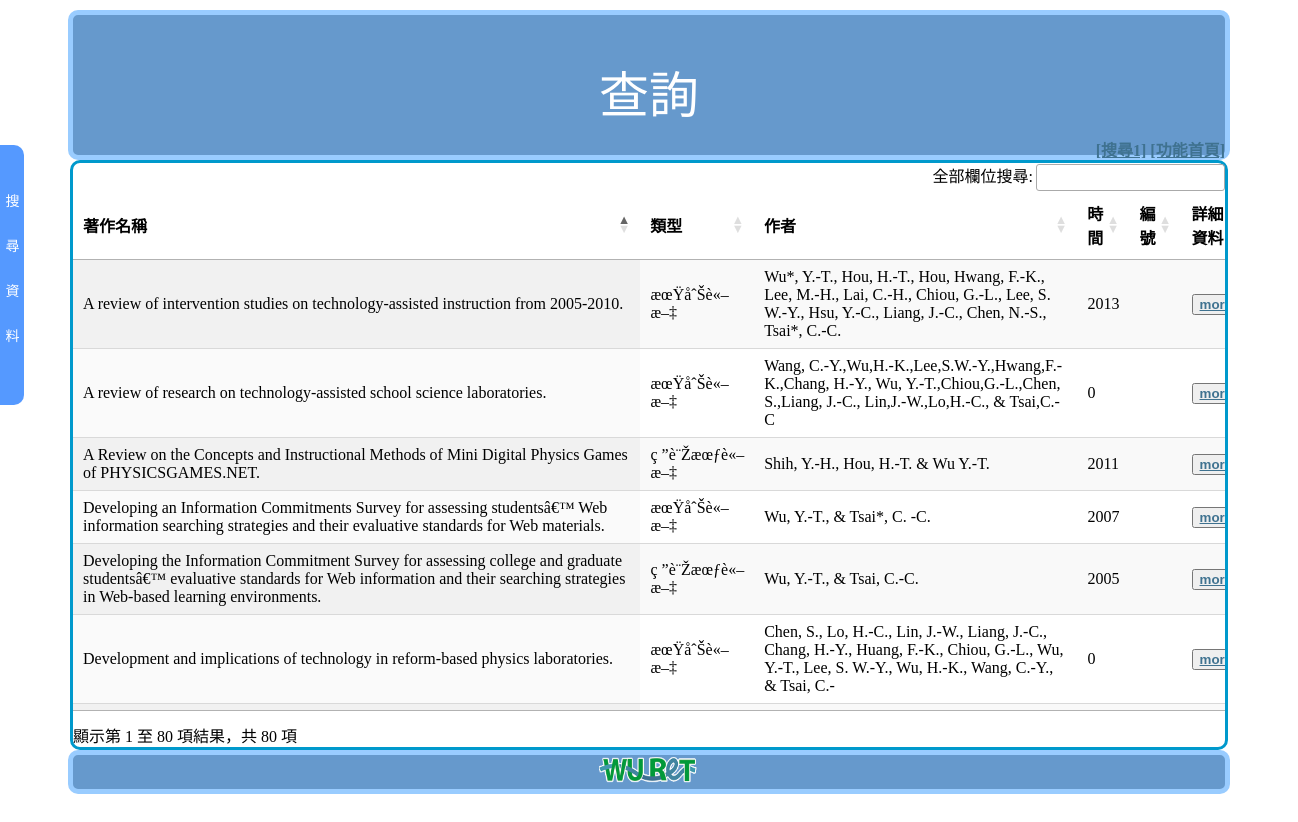
The page /ssearch/index.php on the database its author committed.
### tables this page shows
CREATE TABLE IF NOT EXISTS `paper` (
  `ID` int(20) NOT NULL AUTO_INCREMENT,
  `type` varchar(20) NOT NULL,
  `title` varchar(200) NOT NULL,
  `author1` varchar(150) NOT NULL,
  `author2` varchar(16) NOT NULL,
  `author3` varchar(16) NOT NULL,
  `author4` varchar(16) NOT NULL,
  `author5` varchar(16) NOT NULL,
  `authorlist` varchar(16) NOT NULL,
  `authormail` varchar(50) NOT NULL,
  `database` varchar(50) NOT NULL,
  `magazine` varchar(50) NOT NULL,
  `ISSN` varchar(50) NOT NULL,
  `DOI` varchar(50) NOT NULL,
  `year` int(4) NOT NULL,
  `month` int(2) NOT NULL,
  `page` varchar(20) NOT NULL,
  `number` varchar(20) NOT NULL,
  `tag` varchar(150) NOT NULL,
  `meetname` varchar(100) NOT NULL,
  `state` varchar(20) NOT NULL,
  `place` varchar(50) DEFAULT NULL,
  `meetstart` date NOT NULL,
  `meetend` date NOT NULL,
  `testdate` date NOT NULL,
  `from` varchar(20) NOT NULL,
  `study` int(4) NOT NULL,
  `studytype` varchar(20) NOT NULL,
  `bookname` varchar(50) NOT NULL,
  `bookstore` varchar(50) NOT NULL,
  `bookinfo` text NOT NULL,
  `language` varchar(20) NOT NULL,
  `attachment` varchar(150) NOT NULL,
  `update_time` timestamp NOT NULL DEFAULT CURRENT_TIMESTAMP,
  PRIMARY KEY (`ID`)
);

### ssearch/index.php (the view, shortened to what this page needs)
<!DOCTYPE html>
<html>
<head>
<link rel="stylesheet" href="../style.css"/>
<link rel="stylesheet" type="text/css" href="//cdn.datatables.net/1.10.2/css/jquery.dataTables.css">
<link rel="stylesheet" href="api/ssearch.css"/>
<link rel="stylesheet" href="//ajax.googleapis.com/ajax/libs/jqueryui/1.11.1/themes/cupertino/jquery-ui.css">
</head>
<body>
<div id="main">
<div id="top">
  <div id="banner1" style="position:relative;top:40px;text-align:center;font-size:50px;color:white;">查詢
  </div>
  <div id="function" style="width:100%;position:relative;top:50px;text-align:right">
     <a href="../search" >[搜尋1]</a>
  <a href="../" id="goindex">[功能首頁]</a>
  </div>
</div>
  <div id="mwt_mwt_slider_scroll">
     <div id="mwt_fb_tab" >
      <span>搜</span>
      <span>尋</span>
      <span>資</span>
      <span>料</span>
    </div>
  </div>
<div id="middle">
        <table id="table" class="display" cellspacing="0" width="100%">
            <thead>
                 <tr>
                        <th >著作名稱</th>
                        <th >類型</th>
                        <th >作者</th>
                        <th >時間</th>
                        <th >編號</th>
                        <th >詳細資料</th>
                </tr>
            </thead>
          <tbody>
                    <?php
                include('../api/db.php');
                $get_pic_sql = "SELECT * FROM `paper`  " ;
                $get_pic_qry = mysql_query($get_pic_sql, $link) or die(mysql_error());
                $total_records=mysql_num_rows($get_pic_qry);
                for ($i=0;$i<$total_records;$i++) {
                $row = mysql_fetch_assoc($get_pic_qry);
                echo '
                        <tr>
                            <td>'.$row['title'].'</td>
                            <td>'.$row['type'].'</td>
                            <td>'.$row['author1'].'</td>
                            <td>'.$row['year'].'</td>
                            <td>'.$row['number'].'</td>
                           <td><button><a href=../search/search1.php?ID='.$row['ID'].' target="_blank">more</button></td>
                        </tr>';
                 }
                ?>
          </tbody>
        </table>
</div>
<?php
include('../footer.php');
?>
</div>
</body>
</html>

### footer.php
<?php
echo '
 <div id="footer">
   <div id="logo"><a href="http://ytwu.lst.ncu.edu.tw/wu/ch" target="_blank"><img src="/share/api/img/logo.png" width="100" height="30"/></a> </div>
 </div>
'
;
?>

### style.css (style rules this page uses)
html { height:100%; }
body { height:100%; }
#main { position:relative; font: 16px '微軟正黑體'; margin: 0 auto; width:1280px; height:100%; }
#top { position: relative; margin: 0 auto; border-radius: 10px 10px 10px 10px; height:140px; background-color: #6699CC; border-right:5px solid #99CCFF; border-left:5px solid #99CCFF; border-top:5px solid #99CCFF; border-bottom:5px solid #99CCFF; margin-top: 10px; width: 90%; }
#middle { position: relative; margin: 0 auto; min-height:560px; border-right:3px solid #0099cc; border-left:3px solid #0099cc; border-top:3px solid #0099cc; border-bottom:3px solid #0099cc; border-radius: 10px 10px 10px 10px; width: 90%; }
#footer { position: relative; margin: 0 auto; background-color: #99CCFF; border-radius: 10px 10px 10px 10px; background-color: #6699CC; border-right:5px solid #99CCFF; border-left:5px solid #99CCFF; border-top:5px solid #99CCFF; border-bottom:5px solid #99CCFF; text-align:center; width: 90%; }
a:link { color: white; font-weight: bold; }

### ssearch/api/ssearch.css (style rules this page uses)
a:link { color: #3F7290; font-weight: bold; }
#mwt_mwt_slider_scroll { top: 125px; left:-360px; width:360px; position:fixed; z-index:9999; }
#mwt_fb_tab { position:absolute; top:20px; right:-24px; width:24px; background:#5599FF; color:#ffffff; font-family:Arial, Helvetica, sans-serif; text-align:center; padding:40px 0; -moz-border-radius-topright:10px; -moz-border-radius-bottomright:10px; -webkit-border-top-right-radius:10px; -webkit-border-bottom-right-radius:10px; }
#mwt_fb_tab span { display:block; height:25px; width:25px; padding:10px 0; line-height:12px; text-transform:uppercase; font-size:14px; }

### rows shown on the page
paper: title "A review of research on technology-assisted school science laboratories.", type "æœŸåˆŠè«–æ–‡", author1 "Wang, C.-Y.,Wu,H.-K.,Lee,S.W.-Y.,Hwang,F.-K.,Chang, H.-Y., Wu, Y.-T.,Chiou,G.-L.,Chen, S.,Liang, J.-C., Lin,J.-W.,Lo,H.-C., & Tsai,C.-C", year "0"
paper: title "A review of intervention studies on technology-assisted instruction from 2005-2010.", type "æœŸåˆŠè«–æ–‡", author1 "Wu*, Y.-T., Hou, H.-T., Hou, Hwang, F.-K., Lee, M.-H., Lai, C.-H., Chiou, G.-L., Lee, S. W.-Y., Hsu, Y.-C., Liang, J.-C., Chen, N.-S., Tsai*, C.-C.", year "2013"
paper: title "Development and implications of technology in reform-based physics laboratories.", type "æœŸåˆŠè«–æ–‡", author1 "Chen, S., Lo, H.-C., Lin, J.-W., Liang, J.-C., Chang, H.-Y., Huang, F.-K., Chiou, G.-L., Wu, Y.-T., Lee, S. W.-Y., Wu, H.-K., Wang, C.-Y., & Tsai, C.-", year "0"
paper: title "Developing an Information Commitments Survey for assessing studentsâ€™ Web information searching strategies and their evaluative standards for Web materials.", type "æœŸåˆŠè«–æ–‡", author1 "Wu, Y.-T., & Tsai*, C. -C.", year "2007"
paper: title "A Review on the Concepts and Instructional Methods of Mini Digital Physics Games of PHYSICSGAMES.NET.", type "ç ”è¨Žæœƒè«–æ–‡", author1 "Shih, Y.-H., Hou, H.-T. & Wu Y.-T.", year "2011"
paper: title "Developing the Information Commitment Survey for assessing college and graduate studentsâ€™ evaluative standards for Web information and their searching strategies in Web-based learning environments.", type "ç ”è¨Žæœƒè«–æ–‡", author1 "Wu, Y.-T., & Tsai, C.-C.", year "2005"
